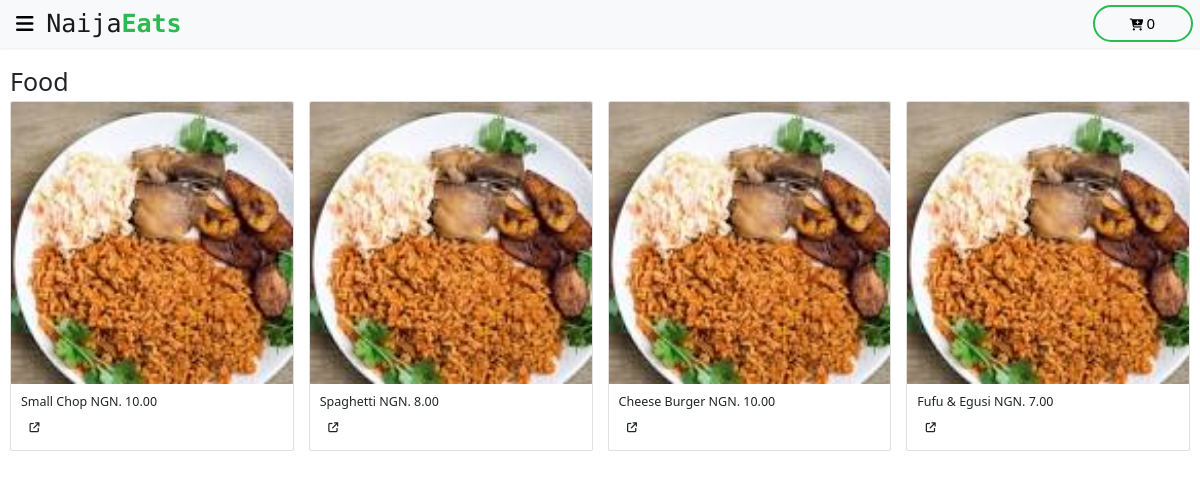
/category/ef9891f9-62cc-48ec-b6a9-0039b1d51ce4 (signed in), run on an earlier commit of the app's database.
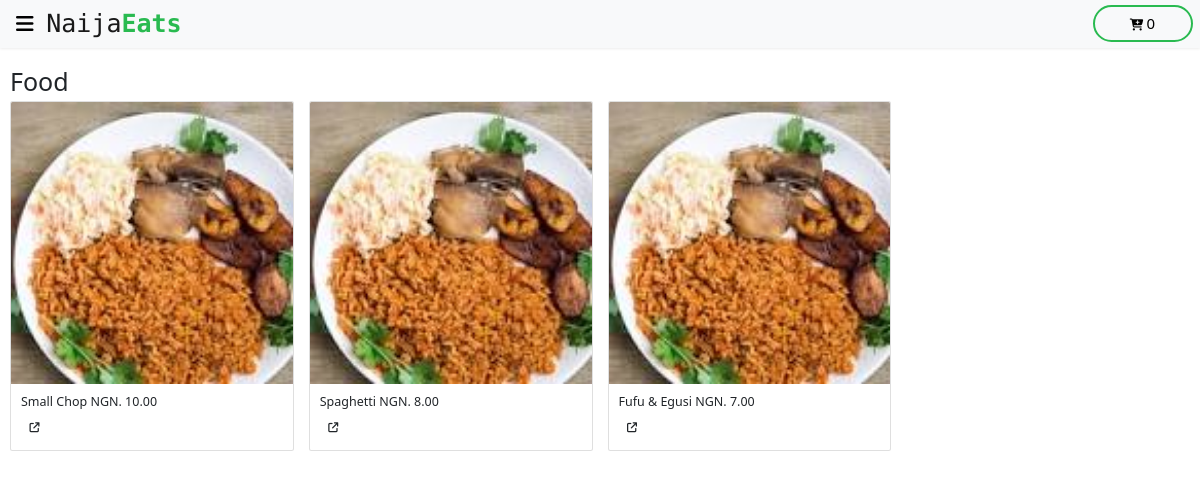
And on a later commit of the database.
### app/models/menu_item.py (models this page shows, shortened)
class MenuItem(db.Model):
    id = db.Column(db.String(50), primary_key=True, default=generate_uuid)
    title = db.Column(db.String(50), nullable=False)
    image_url = db.Column(db.Text, nullable=False,
                          default="../static/images/naijafoods.jpeg")
    description = db.Column(db.Text)
    price = db.Column(db.Numeric(precision=5, scale=2), nullable=False)
    category_id = db.Column(db.String(50), db.ForeignKey('category.id'),
                            nullable=False)
    user_id = db.Column(db.String(50), db.ForeignKey('user.id'),
                        nullable=True)

### app/main/routes.py (the view)
@bp.route('/category/<cat_id>')
@login_required
def display_category(cat_id):
    category = Category.query.get(cat_id)
    return render_template('category.html', category=category)

### app/__init__.py (called while the page is built)
def create_app(config_class=Config):
    app = Flask(__name__)
    app.config.from_object(config_class)
    db.init_app(app=app)
    login_manager = LoginManager()
    login_manager.init_app(app)
    login_manager.login_view = 'user_bp.login'
    from app.main import bp as main_bp
    from app.user import bp as user_bp
    app.register_blueprint(main_bp)
    app.register_blueprint(user_bp)
    @login_manager.user_loader
    def load_user(user_id):
        return User.query.get(user_id)
    @app.route('/test/')
    def test_app():
        return '<h1>It seems the app is working well</h1>'
    return app

### app/templates/category.html (shortened to what this page needs)
{% extends "base.html" %}
{% block content %}
{% include 'home_nav.html' %}
<h1>{{ category.title }}</h1>
<div class="row">
  {% for menu_item in category.menu %}
  <div class="col-sm-3 mb-5">
    <div class="card">
      <img src="{{ menu_item.image_url }}" class="card-img-top" alt="...">
      <div class="card-body">
        <h5 class="card-title">
          <span>{{ menu_item.title }}</span>
          <span>NGN. {{ menu_item.price }}</span>
        </h5>
        <button type="button" class="btn modal-btn" data-id="{{ menu_item.id }}"
          data-img-src="{{ menu_item.image_url }}" data-title="{{ menu_item.title }}" data-price="{{ menu_item.price }}"
          data-restaurant="{{ menu_item.restaurant.org_name }}"
          data-description="{{ menu_item.description if menu_item.description else 'There is no description for this item' }}">
          <i class="fa-solid fa-arrow-up-right-from-square"></i>
        </button>
      </div>
    </div>
  </div>
  {% endfor %}
</div>
{% endblock %}

What changed in the data, as far as the page shows it:
removed MenuItem: image_url (picture), title "Cheese Burger", price "10.00"
